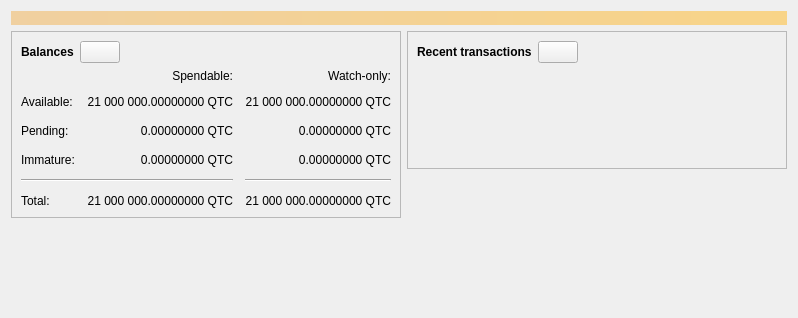
<?xml version="1.0" encoding="UTF-8"?>
<ui version="4.0">
 <class>OverviewPage</class>
 <widget class="QWidget" name="OverviewPage">
  <property name="geometry">
   <rect>
    <x>0</x>
    <y>0</y>
    <width>798</width>
    <height>318</height>
   </rect>
  </property>
  <property name="windowTitle">
   <string>Form</string>
  </property>
  <layout class="QVBoxLayout" name="topLayout">
   <item>
    <widget class="QLabel" name="labelAlerts">
     <property name="visible">
      <bool>false</bool>
     </property>
     <property name="styleSheet">
      <string notr="true">QLabel { background-color: qlineargradient(x1: 0, y1: 0, x2: 1, y2: 0, stop:0 #F0D0A0, stop:1 #F8D488); color:#000000; }</string>
     </property>
     <property name="wordWrap">
      <bool>true</bool>
     </property>
     <property name="margin">
      <number>3</number>
     </property>
     <property name="textInteractionFlags">
      <set>Qt::TextSelectableByMouse</set>
     </property>
    </widget>
   </item>
   <item>
    <layout class="QHBoxLayout" name="horizontalLayout" stretch="1,1">
     <item>
      <layout class="QVBoxLayout" name="verticalLayout_2">
       <item>
        <widget class="QFrame" name="frame">
         <property name="frameShape">
          <enum>QFrame::StyledPanel</enum>
         </property>
         <property name="frameShadow">
          <enum>QFrame::Raised</enum>
         </property>
         <layout class="QVBoxLayout" name="verticalLayout_4">
          <item>
           <layout class="QHBoxLayout" name="horizontalLayout_4">
            <item>
             <widget class="QLabel" name="label_5">
              <property name="font">
               <font>
                <weight>75</weight>
                <bold>true</bold>
               </font>
              </property>
              <property name="text">
               <string>Balances</string>
              </property>
             </widget>
            </item>
            <item>
             <widget class="QPushButton" name="labelWalletStatus">
              <property name="enabled">
               <bool>true</bool>
              </property>
              <property name="maximumSize">
               <size>
                <width>45</width>
                <height>16777215</height>
               </size>
              </property>
              <property name="toolTip">
               <string>The displayed information may be out of date. Your wallet automatically synchronizes with the Qbitscoin network after a connection is established, but this process has not completed yet.</string>
              </property>
              <property name="text">
               <string/>
              </property>
              <property name="icon">
               <iconset resource="../qbitscoin.qrc">
                <normaloff>:/icons/warning</normaloff>
                <disabledoff>:/icons/warning</disabledoff>:/icons/warning</iconset>
              </property>
              <property name="iconSize">
               <size>
                <width>24</width>
                <height>24</height>
               </size>
              </property>
             </widget>
            </item>
            <item>
             <spacer name="horizontalSpacer_3">
              <property name="orientation">
               <enum>Qt::Horizontal</enum>
              </property>
              <property name="sizeHint" stdset="0">
               <size>
                <width>40</width>
                <height>20</height>
               </size>
              </property>
             </spacer>
            </item>
           </layout>
          </item>
          <item>
           <layout class="QGridLayout" name="gridLayout">
            <property name="spacing">
             <number>12</number>
            </property>
            <item row="2" column="2">
             <widget class="QLabel" name="labelWatchPending">
              <property name="cursor">
               <cursorShape>IBeamCursor</cursorShape>
              </property>
              <property name="toolTip">
               <string>Unconfirmed transactions to watch-only addresses</string>
              </property>
              <property name="text">
               <string notr="true">0.00000000 QTC</string>
              </property>
              <property name="alignment">
               <set>Qt::AlignRight|Qt::AlignTrailing|Qt::AlignVCenter</set>
              </property>
              <property name="textInteractionFlags">
               <set>Qt::LinksAccessibleByMouse|Qt::TextSelectableByKeyboard|Qt::TextSelectableByMouse</set>
              </property>
             </widget>
            </item>
            <item row="2" column="1">
             <widget class="QLabel" name="labelUnconfirmed">
              <property name="cursor">
               <cursorShape>IBeamCursor</cursorShape>
              </property>
              <property name="toolTip">
               <string>Total of transactions that have yet to be confirmed, and do not yet count toward the spendable balance</string>
              </property>
              <property name="text">
               <string notr="true">0.00000000 QTC</string>
              </property>
              <property name="alignment">
               <set>Qt::AlignRight|Qt::AlignTrailing|Qt::AlignVCenter</set>
              </property>
              <property name="textInteractionFlags">
               <set>Qt::LinksAccessibleByMouse|Qt::TextSelectableByKeyboard|Qt::TextSelectableByMouse</set>
              </property>
             </widget>
            </item>
            <item row="3" column="2">
             <widget class="QLabel" name="labelWatchImmature">
              <property name="cursor">
               <cursorShape>IBeamCursor</cursorShape>
              </property>
              <property name="toolTip">
               <string>Mined balance in watch-only addresses that has not yet matured</string>
              </property>
              <property name="text">
               <string notr="true">0.00000000 QTC</string>
              </property>
              <property name="alignment">
               <set>Qt::AlignRight|Qt::AlignTrailing|Qt::AlignVCenter</set>
              </property>
              <property name="textInteractionFlags">
               <set>Qt::LinksAccessibleByMouse|Qt::TextSelectableByKeyboard|Qt::TextSelectableByMouse</set>
              </property>
             </widget>
            </item>
            <item row="4" column="0" colspan="2">
             <widget class="Line" name="line">
              <property name="orientation">
               <enum>Qt::Horizontal</enum>
              </property>
             </widget>
            </item>
            <item row="4" column="2">
             <widget class="Line" name="lineWatchBalance">
              <property name="sizePolicy">
               <sizepolicy hsizetype="Preferred" vsizetype="Fixed">
                <horstretch>0</horstretch>
                <verstretch>0</verstretch>
               </sizepolicy>
              </property>
              <property name="minimumSize">
               <size>
                <width>140</width>
                <height>0</height>
               </size>
              </property>
              <property name="orientation">
               <enum>Qt::Horizontal</enum>
              </property>
             </widget>
            </item>
            <item row="5" column="0">
             <widget class="QLabel" name="labelTotalText">
              <property name="text">
               <string>Total:</string>
              </property>
             </widget>
            </item>
            <item row="3" column="1">
             <widget class="QLabel" name="labelImmature">
              <property name="cursor">
               <cursorShape>IBeamCursor</cursorShape>
              </property>
              <property name="toolTip">
               <string>Mined balance that has not yet matured</string>
              </property>
              <property name="text">
               <string notr="true">0.00000000 QTC</string>
              </property>
              <property name="alignment">
               <set>Qt::AlignRight|Qt::AlignTrailing|Qt::AlignVCenter</set>
              </property>
              <property name="textInteractionFlags">
               <set>Qt::LinksAccessibleByMouse|Qt::TextSelectableByKeyboard|Qt::TextSelectableByMouse</set>
              </property>
             </widget>
            </item>
            <item row="2" column="3">
             <spacer name="horizontalSpacer_2">
              <property name="orientation">
               <enum>Qt::Horizontal</enum>
              </property>
              <property name="sizeHint" stdset="0">
               <size>
                <width>40</width>
                <height>20</height>
               </size>
              </property>
             </spacer>
            </item>
            <item row="3" column="0">
             <widget class="QLabel" name="labelImmatureText">
              <property name="text">
               <string>Immature:</string>
              </property>
             </widget>
            </item>
            <item row="5" column="1">
             <widget class="QLabel" name="labelTotal">
              <property name="cursor">
               <cursorShape>IBeamCursor</cursorShape>
              </property>
              <property name="toolTip">
               <string>Your current total balance</string>
              </property>
              <property name="text">
               <string notr="true">21 000 000.00000000 QTC</string>
              </property>
              <property name="alignment">
               <set>Qt::AlignRight|Qt::AlignTrailing|Qt::AlignVCenter</set>
              </property>
              <property name="textInteractionFlags">
               <set>Qt::LinksAccessibleByMouse|Qt::TextSelectableByKeyboard|Qt::TextSelectableByMouse</set>
              </property>
             </widget>
            </item>
            <item row="5" column="2">
             <widget class="QLabel" name="labelWatchTotal">
              <property name="cursor">
               <cursorShape>IBeamCursor</cursorShape>
              </property>
              <property name="toolTip">
               <string>Current total balance in watch-only addresses</string>
              </property>
              <property name="text">
               <string notr="true">21 000 000.00000000 QTC</string>
              </property>
              <property name="alignment">
               <set>Qt::AlignRight|Qt::AlignTrailing|Qt::AlignVCenter</set>
              </property>
              <property name="textInteractionFlags">
               <set>Qt::LinksAccessibleByMouse|Qt::TextSelectableByKeyboard|Qt::TextSelectableByMouse</set>
              </property>
             </widget>
            </item>
            <item row="0" column="2">
             <widget class="QLabel" name="labelWatchonly">
              <property name="text">
               <string>Watch-only:</string>
              </property>
              <property name="alignment">
               <set>Qt::AlignRight|Qt::AlignTrailing|Qt::AlignVCenter</set>
              </property>
             </widget>
            </item>
            <item row="1" column="0">
             <widget class="QLabel" name="labelBalanceText">
              <property name="text">
               <string>Available:</string>
              </property>
             </widget>
            </item>
            <item row="1" column="1">
             <widget class="QLabel" name="labelBalance">
              <property name="cursor">
               <cursorShape>IBeamCursor</cursorShape>
              </property>
              <property name="toolTip">
               <string>Your current spendable balance</string>
              </property>
              <property name="text">
               <string notr="true">21 000 000.00000000 QTC</string>
              </property>
              <property name="alignment">
               <set>Qt::AlignRight|Qt::AlignTrailing|Qt::AlignVCenter</set>
              </property>
              <property name="textInteractionFlags">
               <set>Qt::LinksAccessibleByMouse|Qt::TextSelectableByKeyboard|Qt::TextSelectableByMouse</set>
              </property>
             </widget>
            </item>
            <item row="1" column="2">
             <widget class="QLabel" name="labelWatchAvailable">
              <property name="cursor">
               <cursorShape>IBeamCursor</cursorShape>
              </property>
              <property name="toolTip">
               <string>Your current balance in watch-only addresses</string>
              </property>
              <property name="text">
               <string notr="true">21 000 000.00000000 QTC</string>
              </property>
              <property name="alignment">
               <set>Qt::AlignRight|Qt::AlignTrailing|Qt::AlignVCenter</set>
              </property>
              <property name="textInteractionFlags">
               <set>Qt::LinksAccessibleByMouse|Qt::TextSelectableByKeyboard|Qt::TextSelectableByMouse</set>
              </property>
             </widget>
            </item>
            <item row="2" column="0">
             <widget class="QLabel" name="labelPendingText">
              <property name="text">
               <string>Pending:</string>
              </property>
             </widget>
            </item>
            <item row="0" column="1">
             <widget class="QLabel" name="labelSpendable">
              <property name="text">
               <string>Spendable:</string>
              </property>
              <property name="alignment">
               <set>Qt::AlignRight|Qt::AlignTrailing|Qt::AlignVCenter</set>
              </property>
             </widget>
            </item>
           </layout>
          </item>
         </layout>
        </widget>
       </item>
       <item>
        <spacer name="verticalSpacer">
         <property name="orientation">
          <enum>Qt::Vertical</enum>
         </property>
         <property name="sizeHint" stdset="0">
          <size>
           <width>20</width>
           <height>40</height>
          </size>
         </property>
        </spacer>
       </item>
      </layout>
     </item>
     <item>
      <layout class="QVBoxLayout" name="verticalLayout_3">
       <item>
        <widget class="QFrame" name="frame_2">
         <property name="frameShape">
          <enum>QFrame::StyledPanel</enum>
         </property>
         <property name="frameShadow">
          <enum>QFrame::Raised</enum>
         </property>
         <layout class="QVBoxLayout" name="verticalLayout">
          <item>
           <layout class="QHBoxLayout" name="horizontalLayout_2">
            <item>
             <widget class="QLabel" name="label_4">
              <property name="font">
               <font>
                <weight>75</weight>
                <bold>true</bold>
               </font>
              </property>
              <property name="text">
               <string>Recent transactions</string>
              </property>
             </widget>
            </item>
            <item>
             <widget class="QPushButton" name="labelTransactionsStatus">
              <property name="enabled">
               <bool>true</bool>
              </property>
              <property name="maximumSize">
               <size>
                <width>45</width>
                <height>16777215</height>
               </size>
              </property>
              <property name="toolTip">
               <string>The displayed information may be out of date. Your wallet automatically synchronizes with the Qbitscoin network after a connection is established, but this process has not completed yet.</string>
              </property>
              <property name="text">
               <string/>
              </property>
              <property name="icon">
               <iconset resource="../qbitscoin.qrc">
                <normaloff>:/icons/warning</normaloff>
                <disabledoff>:/icons/warning</disabledoff>:/icons/warning</iconset>
              </property>
              <property name="iconSize">
               <size>
                <width>24</width>
                <height>24</height>
               </size>
              </property>
             </widget>
            </item>
            <item>
             <spacer name="horizontalSpacer">
              <property name="orientation">
               <enum>Qt::Horizontal</enum>
              </property>
              <property name="sizeHint" stdset="0">
               <size>
                <width>40</width>
                <height>20</height>
               </size>
              </property>
             </spacer>
            </item>
           </layout>
          </item>
          <item>
           <widget class="TransactionOverviewWidget" name="listTransactions">
            <property name="styleSheet">
             <string notr="true">QListView { background: transparent; }</string>
            </property>
            <property name="frameShape">
             <enum>QFrame::NoFrame</enum>
            </property>
            <property name="verticalScrollBarPolicy">
             <enum>Qt::ScrollBarAlwaysOff</enum>
            </property>
            <property name="horizontalScrollBarPolicy">
             <enum>Qt::ScrollBarAlwaysOff</enum>
            </property>
            <property name="sizeAdjustPolicy">
             <enum>QAbstractScrollArea::AdjustToContents</enum>
            </property>
            <property name="selectionMode">
             <enum>QAbstractItemView::NoSelection</enum>
            </property>
            <property name="uniformItemSizes">
             <bool>true</bool>
            </property>
           </widget>
          </item>
         </layout>
        </widget>
       </item>
       <item>
        <spacer name="verticalSpacer_2">
         <property name="orientation">
          <enum>Qt::Vertical</enum>
         </property>
         <property name="sizeHint" stdset="0">
          <size>
           <width>20</width>
           <height>40</height>
          </size>
         </property>
        </spacer>
       </item>
      </layout>
     </item>
    </layout>
   </item>
  </layout>
 </widget>
 <customwidgets>
  <customwidget>
   <class>TransactionOverviewWidget</class>
   <extends>QListView</extends>
   <header>qt/transactionoverviewwidget.h</header>
  </customwidget>
 </customwidgets>
 <resources/>
 <connections/>
</ui>
